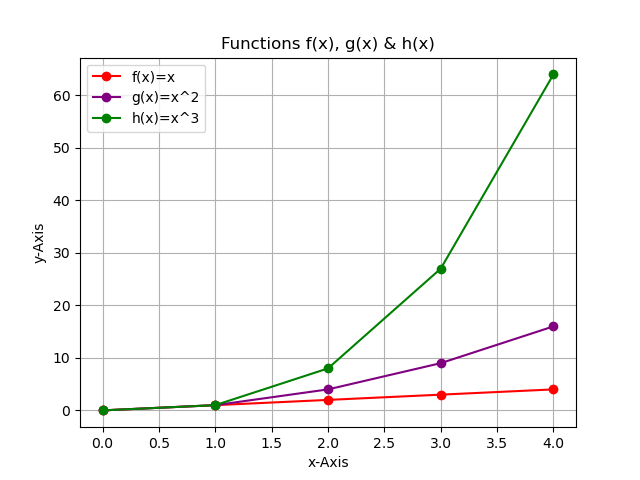

This chart was generated by the following Python code:
# plottask.py
# The program displays a plot of the functions f(x)=x, g(x)=x2 and h(x)=x3 in the range [0, 4] on the one set of axes.
# Author: Miriam Heinlein

#import libraries 
import matplotlib.pyplot as plt 
import numpy as np
import sys 

# the function, which is f(x)=x, g(x)=x^2 and h(x)=x^3 here
x = np.array(range(0,5,1))
g = x**2
h = x**3

# plot the functions 
plt.plot(x, x, linestyle = "solid", color = "red", marker = "o", label="f(x)=x")
plt.plot(x, g, linestyle = "solid",color = "purple",marker = "o", label="g(x)=x^2")
plt.plot(x,h, linestyle = "solid", color = "green", marker = "o", label="h(x)=x^3")

# show the plot with title, labels and legend
plt.title("Functions f(x), g(x) & h(x)")
plt.xlabel("x-Axis")
plt.ylabel("y-Axis")
plt.legend(loc = "upper left")
plt.grid()

# Save this plot as a file  
plt.savefig('plottask.png') 
plt.show ()